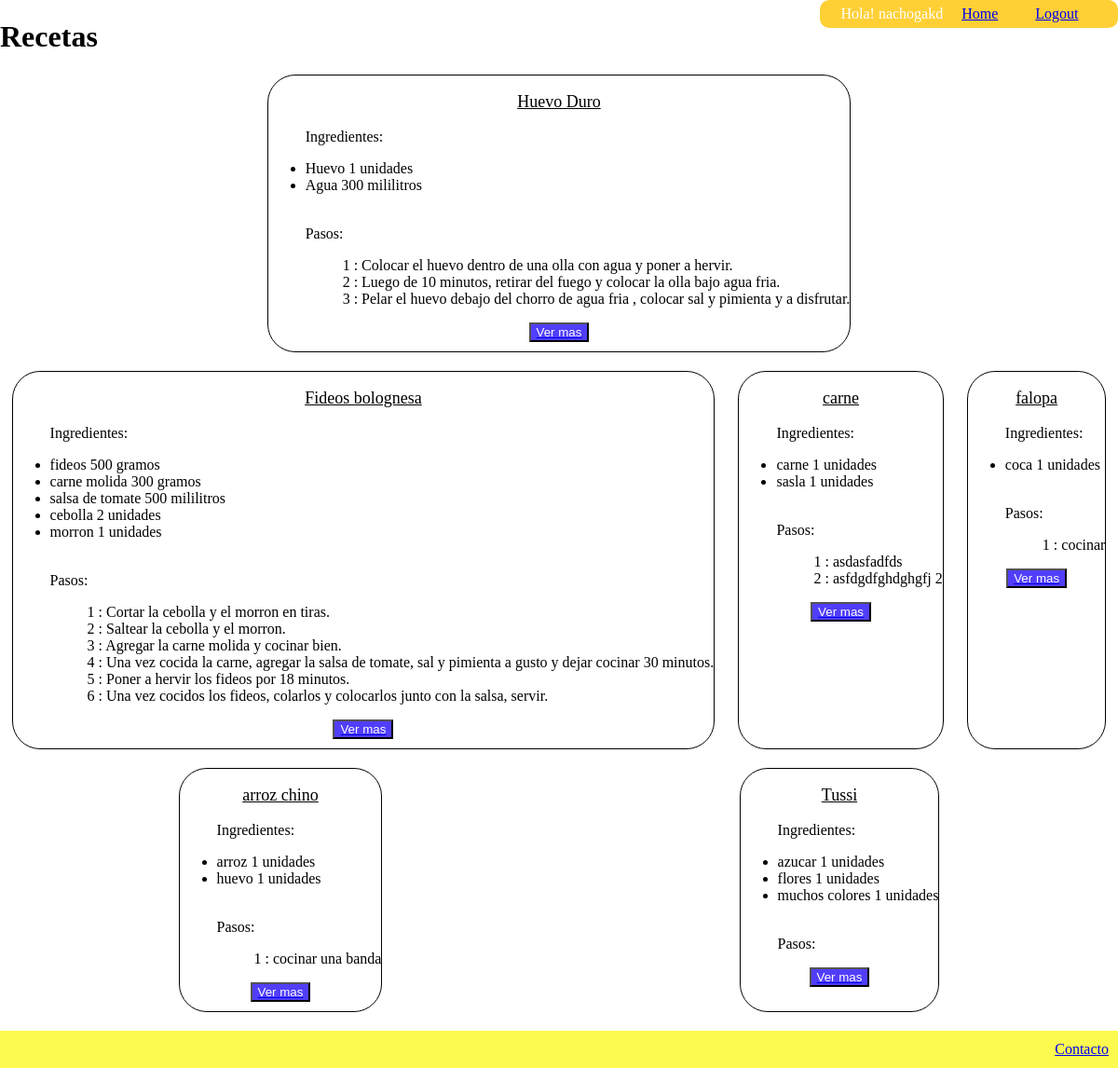
The app's page / (signed in) with its own data.
### recetasapp/models.py (models this page shows, shortened)
class Receta(models.Model):
    nombre = models.CharField(max_length=300)
    usuario = models.ForeignKey(User, null=True, blank=True, on_delete=models.SET_NULL)
    created_at = models.DateTimeField(auto_now_add=True)
    update_at = models.DateTimeField(auto_now=True)
    slug = models.SlugField(unique=True, blank=True)

class Ingrediente(models.Model):
    UNIDADES = [
        ("unidades", "unidades"),
        ("litros", "litros"),
        ("mililitros", "mililitros"),
        ("cucharadas", "cucharadas"),
        ("gramos", "gramos"),
        ("kilos", "kilos"),
        ]
    nombre = models.CharField(max_length=300)
    cantidad = models.IntegerField(default=1)
    unidad = models.CharField(max_length=20, choices=UNIDADES, default="unidades")
    receta = models.ForeignKey(Receta, related_name="ingredientes", on_delete=models.CASCADE)
    created_at = models.DateTimeField(auto_now_add=True)
    update_at = models.DateTimeField(auto_now=True)

class Paso(models.Model):
    numero = models.IntegerField(default=1)
    explicacion = models.TextField()
    receta = models.ForeignKey(Receta, related_name="paso", on_delete=models.CASCADE)
    created_at = models.DateTimeField(auto_now_add=True)
    update_at = models.DateTimeField(auto_now=True)

### recetasapp/views.py (the view)
# urls.py: 2. Add a URL to urlpatterns:  path('', views.home, name='home')
def home(request):
    context = {
        "recetas" : Receta.objects.all()
    }
    return render(request, "home.html", context=context)

### recetasapp/templates/home.html (shortened to what this page needs)
{% extends "base.html" %}
{% block content %}
<h1> Recetas </h1>
<div class="contenedor_recetas">
    {% for receta in recetas %}
    <div class="receta">
        <p class="titulo_receta">{{receta.nombre}}</p>
        <ul>
            <p>Ingredientes:</p>
            {% for ingrediente in receta.ingredientes.all %}
            <li>
                {{ingrediente.nombre }} {{ingrediente.cantidad}} {{ingrediente.unidad}}
            </li>
            {% endfor %}
            <br>
            <p>Pasos:</p>
            {% for paso in receta.paso.all %}
            <ol>
                {{ paso.numero }} : {{ paso.explicacion }}
            </ol>
            {% endfor %}
        </ul>
        <div class="contenedor_ver_mas">
            <a href="{% url 'receta' slug=receta.slug %}"> <button class="ver_mas">Ver mas</button></a>
        </div>
    </div>
    {% endfor %}
</div>
{% endblock %}

### recetasapp/templates/base.html (shortened to what this page needs)
{% load static %}
<!DOCTYPE html>
<html lang="en">
<head>
    <link rel="stylesheet" href="{% static 'base.css' %}">
</head>
<body>
<header>
    <div class="head">
        {% if user.is_authenticated %}
            <p>Hola! {{ user.username }}</p>
            <a href="{% url 'home' %}">Home</a>
            <a href="{% url 'logout' %}">Logout</a>
        {% else %}
            <a href="{% url 'home' %}">Home</a>
            <a href="{% url 'login' %}">Ingresar</a>
            <a href="{% url 'registro' %}">Registrarse</a>
        {% endif %}
    </div>
</header>
    {% block content %}
    {% endblock %}
</body>
<footer>
    <div class="foot">
        <a href="{% url 'contacto'  %}">Contacto</a>
    </div>
</footer>
</html>

### recetasapp/static/base.css (style rules this page uses)
body { display: flex; flex-direction: column; min-height: 100vh; margin: 0px; }
header { display: flex; justify-content: flex-end; align-items: flex-start; width: 100%; position: absolute; top: 0px; }
.head { display: flex; align-items: center; justify-content: center; width: 20rem; height: 30px; background-color: #ffc403cb; color: white; border-radius: 10px; }
header a { margin-inline: 20px; }
footer { position: relative; display: flex; justify-content: flex-end; color: white; width: 100%; height: 40px; left: 0; background-color: #fcf800b0; bottom: 0px; margin-top: auto; }
.foot { display: flex; margin-right: 10px; text-align: center; justify-content: center; align-items: center; }
.foot a { font-size: 16px; }
.contenedor_recetas { display: flex; justify-content: space-around; flex-wrap: wrap; }
.receta { flex-wrap: wrap; border: solid 1px; border-radius: 30px; margin-bottom: 20px; padding-bottom: 10px; }
.titulo_receta { text-align: center; text-decoration: underline; font-size: large; }
.contenedor_ver_mas { display: flex; align-items: center; justify-content: center; }
.ver_mas { background-color: #513efa; color: white; display: flex; justify-content: center; align-items: center; text-align: center; }

### records on screen
Receta: nombre "Huevo Duro"
Ingrediente: nombre "Huevo", cantidad "1", unidad "unidades"
Ingrediente: nombre "Agua", cantidad "300", unidad "mililitros"
Paso: numero "1", explicacion "Colocar el huevo dentro de una olla con agua y poner a hervir."
Paso: numero "2", explicacion "Luego de 10 minutos, retirar del fuego y colocar la olla bajo agua fria."
Paso: numero "3", explicacion "Pelar el huevo debajo del chorro de agua fria , colocar sal y pimienta y a disfrutar."
Receta: nombre "Fideos bolognesa"
Ingrediente: nombre "fideos", cantidad "500", unidad "gramos"
Ingrediente: nombre "carne molida", cantidad "300", unidad "gramos"
Ingrediente: nombre "salsa de tomate", cantidad "500", unidad "mililitros"
Ingrediente: nombre "cebolla", cantidad "2", unidad "unidades"
Ingrediente: nombre "morron", cantidad "1", unidad "unidades"
Paso: numero "1", explicacion "Cortar la cebolla y el morron en tiras."
Paso: numero "2", explicacion "Saltear la cebolla y el morron."
Paso: numero "3", explicacion "Agregar la carne molida y cocinar bien."
Paso: numero "4", explicacion "Una vez cocida la carne, agregar la salsa de tomate, sal y pimienta a gusto y dejar cocinar 30 minutos."
Paso: numero "5", explicacion "Poner a hervir los fideos por 18 minutos."
Paso: numero "6", explicacion "Una vez cocidos los fideos, colarlos y colocarlos junto con la salsa, servir."
Receta: nombre "carne"
Ingrediente: nombre "carne", cantidad "1", unidad "unidades"
Ingrediente: nombre "sasla", cantidad "1", unidad "unidades"
Paso: numero "1", explicacion "asdasfadfds"
Paso: numero "2", explicacion "asfdgdfghdghgfj 2"
Receta: nombre "falopa"
Ingrediente: nombre "coca", cantidad "1", unidad "unidades"
Paso: numero "1", explicacion "cocinar"
Receta: nombre "arroz chino"
Ingrediente: nombre "arroz", cantidad "1", unidad "unidades"
Ingrediente: nombre "huevo", cantidad "1", unidad "unidades"
Paso: numero "1", explicacion "cocinar una banda"
Receta: nombre "Tussi"
Ingrediente: nombre "azucar", cantidad "1", unidad "unidades"
Ingrediente: nombre "flores", cantidad "1", unidad "unidades"
Ingrediente: nombre "muchos colores", cantidad "1", unidad "unidades"

### other values on screen
{{ user.username }} "nachogakd"
